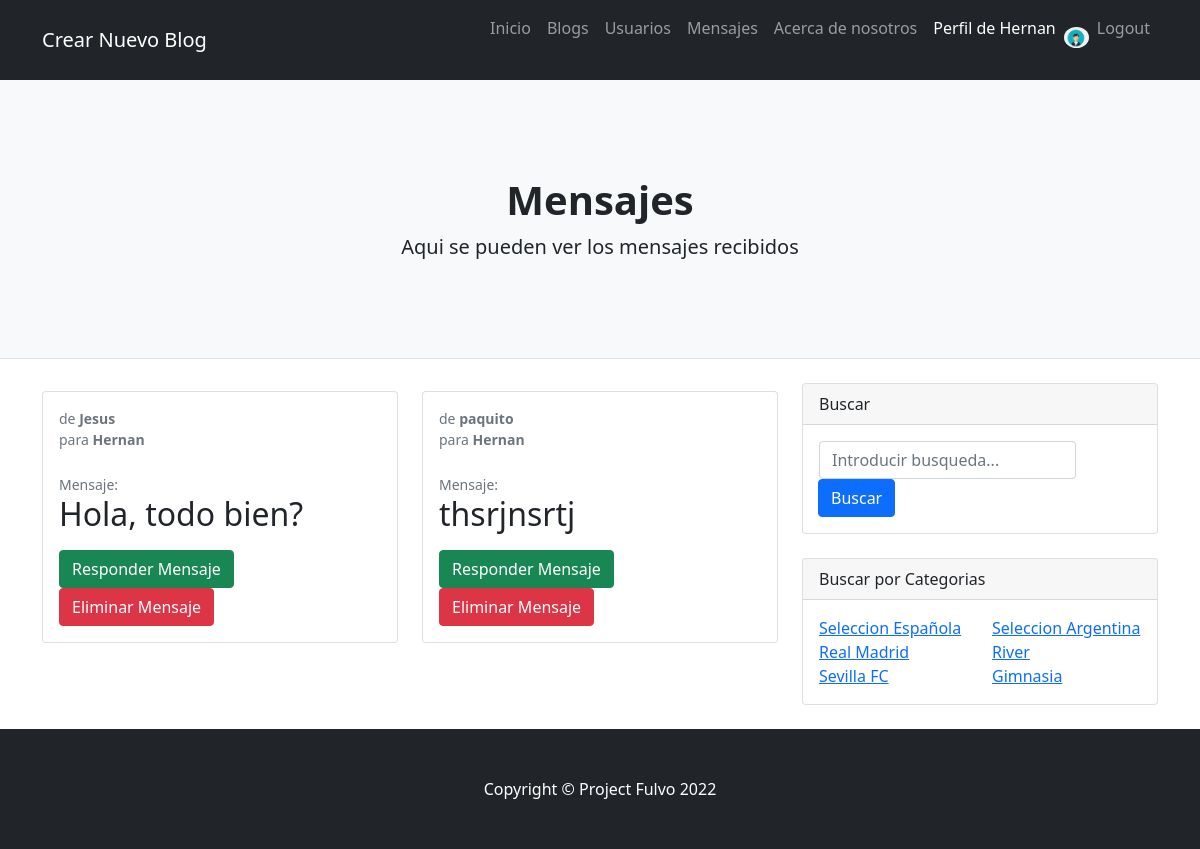
/AppMensajes/ver_mensajes_rec/ (signed in), run on an earlier commit of the app's database.
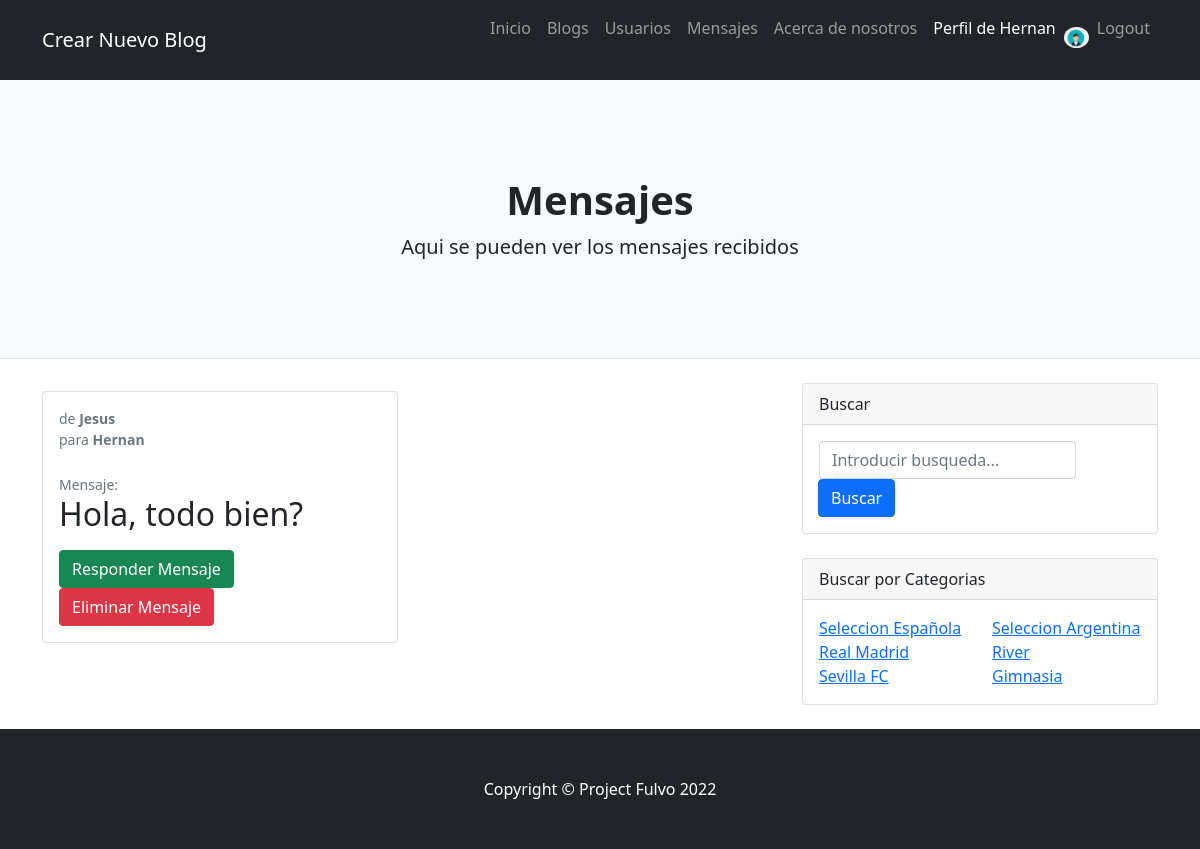
And on a later commit of the database.
### AppMensajes/models.py (models this page shows)
class Mensaje(models.Model):
    cuerpo = HTMLField()
    autor = models.CharField(max_length=100) #Falta probar y mejorar esto, no se si funciona
    receptor = models.CharField(max_length=100) #Falta probar y mejorar esto, no se si funciona

### AppMensajes/views.py (the view)
# urls.py: path("ver_mensajes_rec/", ver_mensajes_rec, name="ver_mensajes_rec"),
@login_required
def ver_mensajes_rec(request):
    usuario=request.user
    mensajes= Mensaje.objects.filter(receptor__icontains=usuario.username) #si hay error puede que sea aqui, dejar usuario o poner request.get como en la view de busqueda
    return render (request, "AppMensajes/ver_mensajes_rec.html", {"mensajes":mensajes, "avatar": get_avatar(request)})

### App/views.py (called while the page is built)
def get_avatar(request):
    lista=Avatar.objects.filter(user=request.user)
    if len(lista)!=0:
        imagen=lista[0].imagen.url
    else:
        imagen="/media/avatares/avatarpordefecto.jpg"
    return imagen

### AppMensajes/templates/Appmensajes/ver_mensajes_rec.html (shortened to what this page needs)
{% extends "App/padre.html" %}
{% load static %}
{% block Titulo %} Mensajes {% endblock %}
{% block Descripcion %} Aqui se pueden ver los mensajes recibidos {% endblock %}
{% block contenido_pag %}
{% if mensajes %}
<div class="row">
    {% for mensaje in mensajes %}
    <div class="col-lg-6">
        <div class="card mb-4">
            <div class="card-body">
                <div class="small text-muted">de <b>{{ mensaje.autor }}</b></div>
                <div class="small text-muted">para <b>{{ mensaje.receptor }}</b></div>
                <br>
                <div class="small text-muted">Mensaje:</div>
                <h2 class="card-title">{{ mensaje.cuerpo | safe }} </h2>
                <a class="btn btn-success" href="{% url 'enviar_msg' %}">Responder Mensaje</a>
                <a class="btn btn-danger" onclick="return confirm('Estas seguro de querer eliminar este mensaje?');" href="{% url 'eliminar_mensaje' mensaje.id %}">Eliminar Mensaje</a>
            </div>
        </div>
    </div>
    {% endfor %}
</div>
{% else %}
<p>No se encontraron mensajes.</p>
{% endif %}
{% endblock %}

What changed in the data, as far as the page shows it:
removed Mensaje: autor "paquito", receptor "Hernan", cuerpo "thsrjnsrtj"
